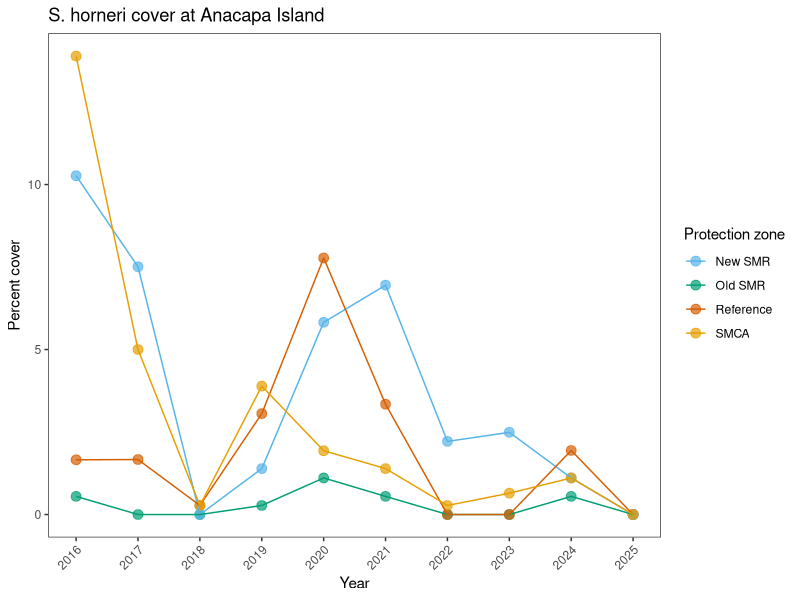
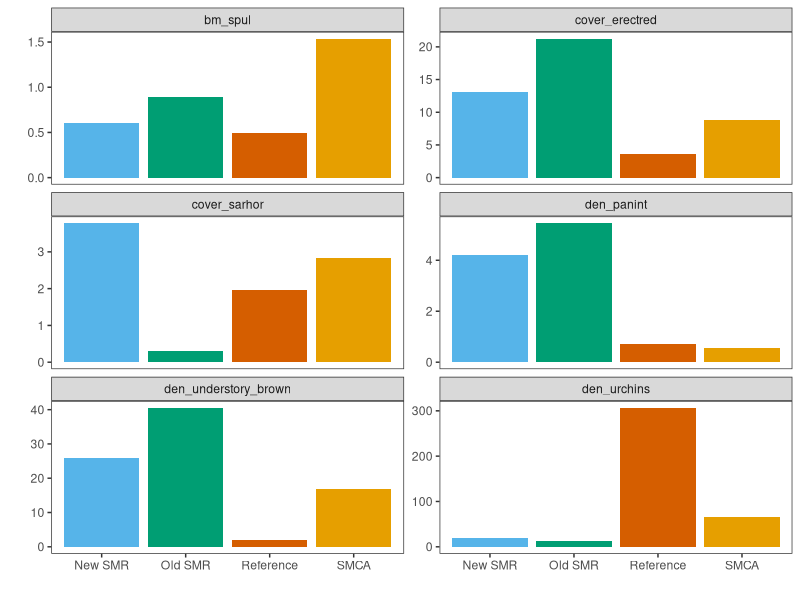
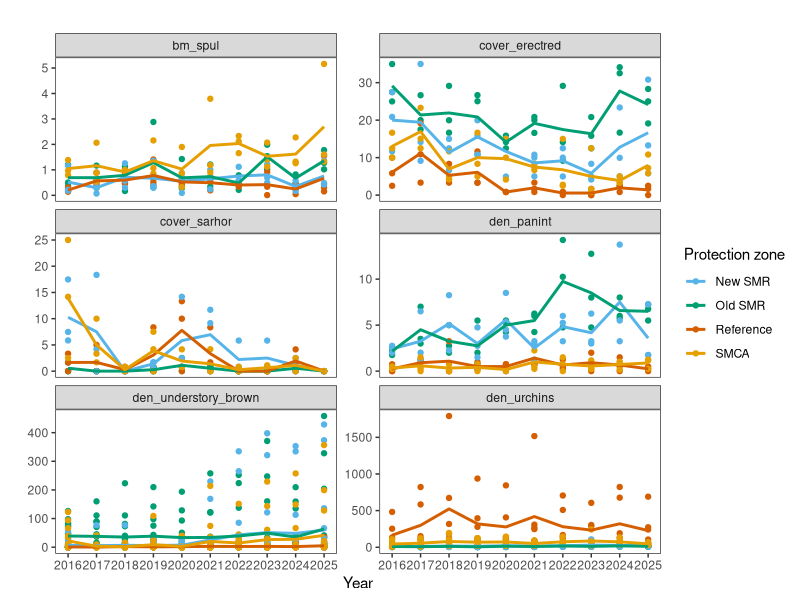

Recreate these plots in R, in order.
## ---- chunk 1
library(tidyverse)
library(dplyr)

all_surveys_long <- read_csv("output/all_surveys_long.csv")
year_zone_mean <- read_csv("output/year_zone_mean.csv")
zone_mean <- read_csv("output/zone_mean.csv")
## ---- chunk 2
# Figure 1: mean S. horneri percent cover over time for each protection zones
year_zone_mean |>
  ggplot(
    mapping = aes(
      x = survey_year,
      y = cover_sarhor,
      color = protection_zone
    )
  ) +
  geom_point(
    alpha = 0.7,
    size = 3
  ) +
  geom_line() +
  scale_colour_manual(
    values = c(
      "New SMR" = "#56B4E9",
      "Old SMR" = "#009E73",
      "Reference" = "#D55E00",
      "SMCA" = "#E69F00"
    )
  ) +
  scale_x_continuous(breaks = 2016:2025) +
  labs(
    title = "S. horneri cover at Anacapa Island",
    x = "Year",
    y = "Percent cover",
    color = "Protection zone"
  ) +
  theme_bw() +
  theme(
    panel.background = element_blank(), # Remove grey space
    panel.grid.major = element_blank(), # Remove lines
    panel.grid.minor = element_blank(), # Remove lines
    axis.text.x = element_text(angle = 45, hjust = 1) # Angle years
  )
## ---- chunk 3
# NEEDS ERROR BARS
# Figure 2: means and standard errors of species biomass, density, percent cover across sites within different protection zones
zone_mean |>
  ggplot(
    mapping = aes(
      x = protection_zone,
      y = mean,
      fill = protection_zone
    )
  ) +
  geom_col(position = "dodge2") +
  #geom_errorbar(aes(ymin = lower, ymax = upper), position_dodge2(width = 0.5, padding = 0.5)) +
  scale_fill_manual(
    values = c(
      "New SMR" = "#56B4E9",
      "Old SMR" = "#009E73",
      "Reference" = "#D55E00",
      "SMCA" = "#E69F00"
    )
  ) +
  labs(
    x = "",
    y = ""
  ) +
  theme_bw() +
  theme(
    panel.background = element_blank(), # Remove grey space
    panel.grid.major = element_blank(), # Remove lines
    panel.grid.minor = element_blank(), # Remove lines
    legend.position = "none" # Remove legend
  ) +
  facet_wrap(~species, ncol = 2, scales = "free_y")
## ---- chunk 4
# Figure 3: boxplot of all species over time for each protection zones
all_surveys_long |>
  ggplot(
    mapping = aes(
      x = survey_year,
      y = value,
      color = protection_zone
    )
  ) +
  geom_point() +
  stat_summary(fun = mean, geom = "line", linewidth = 1) + # Add a line for the mean of each zone per year
  scale_colour_manual(
    values = c(
      "New SMR" = "#56B4E9",
      "Old SMR" = "#009E73",
      "Reference" = "#D55E00",
      "SMCA" = "#E69F00"
    )
  ) +
  scale_x_continuous(breaks = 2016:2025) +
  labs(
    title = "",
    x = "Year",
    y = "",
    color = "Protection zone"
  ) +
  theme_bw() +
  theme(
    panel.background = element_blank(), # Remove grey space
    panel.grid.major = element_blank(), # Remove lines
    panel.grid.minor = element_blank() # Remove lines
  ) +
  facet_wrap(~species, ncol = 2, scales = "free_y")
